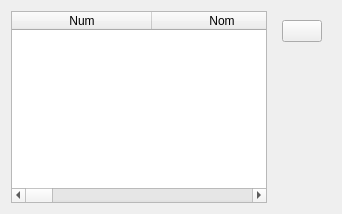
         <widget class="QWidget" name="tab">
          <attribute name="title">
           <string>Liste patients non consulté</string>
          </attribute>
          <layout class="QHBoxLayout" name="horizontalLayout_6">
           <item>
            <widget class="QTableWidget" name="vue_cons_no">
             <property name="styleSheet">
              <string notr="true">selection-background-color: rgb(32, 189, 175);
alternate-background-color: rgb(225, 225, 225);
font: 75 10pt &quot;Myanmar Text&quot;;
</string>
             </property>
             <property name="alternatingRowColors">
              <bool>true</bool>
             </property>
             <attribute name="horizontalHeaderCascadingSectionResizes">
              <bool>true</bool>
             </attribute>
             <attribute name="horizontalHeaderDefaultSectionSize">
              <number>140</number>
             </attribute>
             <attribute name="horizontalHeaderStretchLastSection">
              <bool>true</bool>
             </attribute>
             <column>
              <property name="text">
               <string>Num</string>
              </property>
             </column>
             <column>
              <property name="text">
               <string>Nom</string>
              </property>
             </column>
             <column>
              <property name="text">
               <string>Prénom</string>
              </property>
             </column>
             <column>
              <property name="text">
               <string>Age</string>
              </property>
             </column>
             <column>
              <property name="text">
               <string>Poids</string>
              </property>
             </column>
             <column>
              <property name="text">
               <string>Adresse</string>
              </property>
             </column>
             <column>
              <property name="text">
               <string>Tel</string>
              </property>
             </column>
             <column>
              <property name="text">
               <string>Sexe</string>
              </property>
             </column>
             <column>
              <property name="text">
               <string>Date Ajout</string>
              </property>
             </column>
            </widget>
           </item>
           <item>
            <widget class="QWidget" name="widget_16" native="true">
             <layout class="QVBoxLayout" name="verticalLayout_12">
              <item>
               <widget class="QPushButton" name="imprimer_2">
                <property name="text">
                 <string/>
                </property>
                <property name="icon">
                 <iconset>
                  <normaloff>../../../../../../../.designer/ressource/icon/printer.png</normaloff>../../../../../../../.designer/ressource/icon/printer.png</iconset>
                </property>
                <property name="iconSize">
                 <size>
                  <width>28</width>
                  <height>28</height>
                 </size>
                </property>
               </widget>
              </item>
              <item>
               <spacer name="verticalSpacer_9">
                <property name="orientation">
                 <enum>Qt::Vertical</enum>
                </property>
                <property name="sizeHint" stdset="0">
                 <size>
                  <width>20</width>
                  <height>40</height>
                 </size>
                </property>
               </spacer>
              </item>
             </layout>
            </widget>
           </item>
          </layout>
         </widget>
